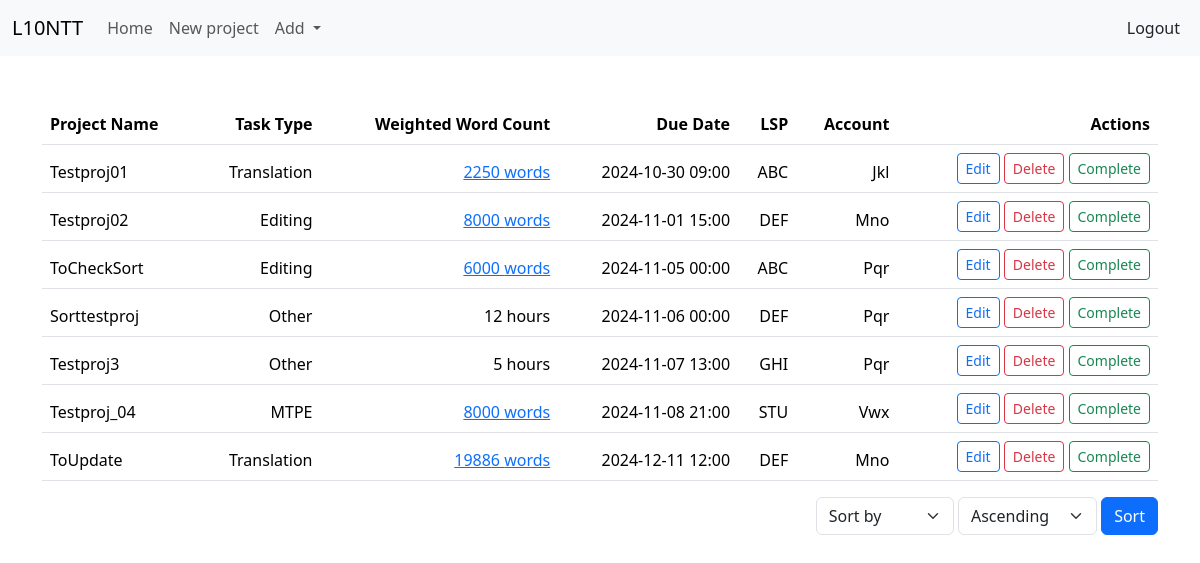
Page / (signed in) on the earlier database version.
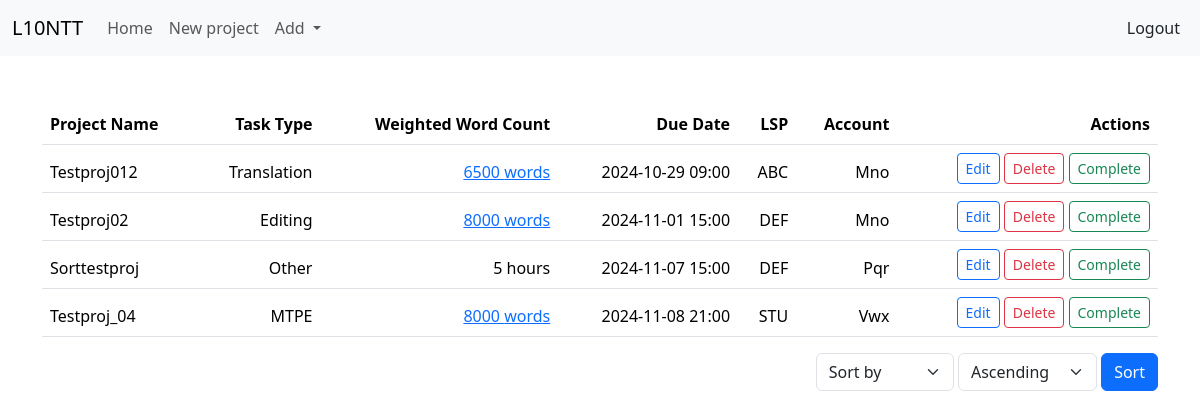
Same page on the later database version.
### tables this page shows
CREATE TABLE projects
(id INTEGER PRIMARY KEY AUTOINCREMENT NOT NULL,
user_id INTEGER,
lsp_name TEXT,
account_name TEXT,
project_name TEXT,
date_time TIMESTAMP,
task_type TEXT,
new_words INTEGER,
high_fuzzy INTEGER,
low_fuzzy INTEGER,
hundred_percent INTEGER,
hourlywork INTEGER,
weighted_words INTEGER,
completed INTEGER NOT NULL,
FOREIGN KEY (user_id) REFERENCES users(id),
FOREIGN KEY (user_id, lsp_name) REFERENCES lsps(user_id, lsp_name),
FOREIGN KEY (user_id, account_name) REFERENCES accounts(user_id, account_name)
);

### app.py (the view)
@app.route("/")
@login_required
def index():
    user_id = session["user_id"]
    projects = db.execute("SELECT * FROM projects WHERE user_id = ?  AND completed = ? ORDER BY date_time", user_id, 'no')
    return render_template("index.html", projects=projects)

### helpers.py (called while the page is built)
def login_required(f):
    @wraps(f)
    def decorated_function(*args, **kwargs):
        if session.get("user_id") is None:
            return redirect("/login")
        return f(*args, **kwargs)
    return decorated_function

### templates/index.html (shortened to what this page needs)
{% extends "layout.html" %}
{% block main %}
<table class="table table-striped">
    <thead>
        <tr>
            <th class="text-start">Project Name</th>
            <th class="text-end">Task Type</th>
            <th class="text-end">Weighted Word Count</th>
            <th class="text-end">Due Date</th>
            <th class="text-end">LSP</th>
            <th class="text-end">Account</th>
            <th class="text-end">Actions</th>
        </tr>
        {% for project in projects %}
        <tr>
            <td class="text-start">{{ project.project_name }}</td>
            <td class="text-end">
                {% if project.task_type == 'mtpe' %}
                    {{ project.task_type | upper }}
                {% else %}
                    {{ project.task_type | capitalize }}
                {% endif %}
        </td>
            <td class="text-end">{% if project.hourlywork != 0 %}
                {{ project.hourlywork }} hours
                {% else %}
                <a data-bs-toggle="collapse" href="#collapse{{ project.id }}Detailed" role="button" aria-expanded="false" aria-controls="collapse{{ project.id }}Detailed">
                    {{ project.weighted_words }} words
                </a>
                {% endif %}
            </td>
            <td class="text-end">{{ project.date_time }}</td>
            <td class="text-end">{{ project.lsp_name }}</td>
            <td class="text-end">{{ project.account_name }}</td>
            <td class="text-end">
                <form class="d-inline" action="/edit_project">
                    <button type="submit" class="btn btn-outline-primary btn-sm">Edit</button>
                </form>
                <button type="button" class="btn btn-outline-primary btn-outline-danger btn-sm" data-bs-toggle="modal" data-bs-target="#deleteProject{{ project.id }}">Delete</button>
                <button type="button" class="btn btn-outline-primary btn-sm btn-outline-success" data-bs-toggle="modal" data-bs-target="#completeProject{{ project.id }}">Complete</button>
            </td>
        </tr>
        {% endfor %}
    </thead>
</table>
<form class="text-end" action="/sort">
    <select class="form-select w-auto d-inline align-middle" name="sort" id="sort">
        <option value="none">Sort by</option>
    </select>
    <select class="form-select w-auto d-inline align-middle" name="direction" id="direction">
        <option value="asc">Ascending</option>
    </select>
    <button type="submit" class="btn btn-primary d-inline align-middle">Sort</button>
</form>
{% endblock %}

### templates/layout.html (shortened to what this page needs)
<!DOCTYPE html>
<html lang="en">
<head>
    <link href="https://cdn.jsdelivr.net/npm/bootstrap@5.3.3/dist/css/bootstrap.min.css" rel="stylesheet">
</head>
<body>
    <nav class="navbar navbar-expand-lg bg-body-tertiary">
        <div class="container-fluid">
          <a class="navbar-brand" href="/">L10NTT</a>
          <div class="collapse navbar-collapse" id="navbarSupportedContent">
            {% if session["user_id"] %}
            <ul class="navbar-nav me-auto mb-2 mb-lg-0">
                <li class="nav-item">
                <a class="nav-link" aria-current="page" href="/">Home</a>
              </li>
              <li class="nav-item">
                <a class="nav-link" href="/add_project">New project</a>
              </li>
              <li class="nav-item dropdown">
                <a class="nav-link dropdown-toggle" href="#" role="button" data-bs-toggle="dropdown" aria-expanded="false">
                  Add
                </a>
              </li>
            </ul>
            <a class="nav-link px-2" href="/logout">Logout</a>
          </div>
        </div>
        {% else %}
        <ul class="navbar-nav ms-auto mb-2 mb-lg-0 px-2">
            <li class="nav-item"><a class="nav-link" href="/register">Register</a></li>
            <li class="nav-item"><a class="nav-link" href="/login">Log In</a></li>
        </ul>
        {% endif %}
    </nav>
    <main class="container py-5 text-center">{% block main %}{% endblock %}</main>
</body>
</html>

Differences in the rows shown:
removed projects: project_name "ToCheckSort", task_type "Editing", weighted_words "6000", date_time "2024-11-05 00:00", lsp_name "ABC", account_name "Pqr"
removed projects: project_name "Testproj3", task_type "Other", hourlywork "5", date_time "2024-11-07 13:00", lsp_name "GHI", account_name "Pqr"
no longer on this page (row edited): projects: project_name "ToUpdate", task_type "Translation", weighted_words "19886", date_time "2024-12-11 12:00", lsp_name "DEF", account_name "Mno"
changed projects "Translation": project_name "Testproj01" → "Testproj012"; weighted_words "2250" → "6500"; date_time "2024-10-30 09:00" → "2024-10-29 09:00"; account_name "Jkl" → "Mno"
changed projects "Sorttestproj": hourlywork "12" → "5"; date_time "2024-11-06 00:00" → "2024-11-07 15:00"
